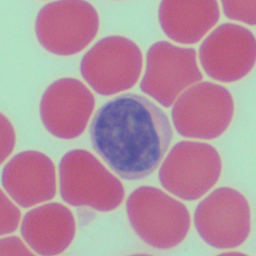
#> input picture Data/sample.png, 256 x 256 px
$ jupyter execute ABC-DISC.ipynb   (shell and % lines are left out)
#> lines starting #> are read from the running program, lines starting #| are printed output that depends on the picture; after the words box and inside, x2 and y2 are one past the last pixel; in counts of white or black regions, pixels touching at a corner belong together
# BMEN 509 Project ABC-DISC

Details/Information

https://www.geeksforgeeks.org/python-blood-cell-identification-using-image-processing/

[cell 1]
# Library Imports
import os
import numpy as np
import matplotlib.pyplot as plt

from skimage import io
from skimage import color
from scipy import signal, ndimage

# Setup Jupyter notebook specifics

# Numpy printing help
np.set_printoptions(precision=2)

[cell 2]
# Constants
data_directory = os.path.join('.', 'Data')
file_names = [
    'sample.png'
]

#Note this is image-4.png from the Kaggle data set available here: https://www.kaggle.com/draaslan/blood-cell-detection-dataset

[cell 3]
# Verify we can find our files
for file_name in file_names:
    name = os.path.join(data_directory, file_name)
    if not os.path.isfile(name):
        os.sys.exit('Cannot find file {}. Please make sure you have downloaded the data'.format(name))
print('Found all image files!')

# Image Enhancement

[cell 4]
# New Libary Imports
import cv2

[cell 5]
#Read original image
filename = os.path.join(data_directory, 'sample.png') #Read file and open image
#filename = os.path.join(data_directory, 'c1.png')
image = cv2.imread(filename)
#> image is the input picture: shape (256, 256, 3); mean B, G, R 160.3, 144.7, 179.1

[cell 6]
# Constrast stretching Function
# Map each intensity level to an output intensity level
def pixelVal(pix, r1, s1, r2, s2):
    if (0 <= pix and pix <= r1):
        return (s1 / r1) * pix
    elif (r1 < pix and pix <= r2):
        return ((s2 - s1) / (r2 - r1)) * (pix - r1) + s1
    else:
        return ((255 - s2) / (255 - r2)) * (pix - r2) + s2

[cell 7]
#Vectorize the function to apply it to each value in the Numpy array
pixelVal_vec = np.vectorize(pixelVal)

[cell 8]
#Apply contrast stretching
# contrast_stretched = pixelVal_vec(gray, r1, s1, r2, s2)
# contrast_stretched_blurM = pixelVal_vec(blurM, r1, s1, r2, s2)

# cv2.imwrite('contrast_stretch.png', contrast_stretched)
# cv2.imwrite('contrast_stretch_blurM.png',
#             contrast_stretched_blurM)

[cell 9]
# [9 lines of commented-out code are left out]

[cell 10]
#Before, we saw the effect of applying each transformation to the original grayscale image
#Now let's try doing all the operations in sequence to obtain an enhanced image

#Convert to grayscale image
gray = cv2.cvtColor(image, cv2.COLOR_BGR2GRAY)
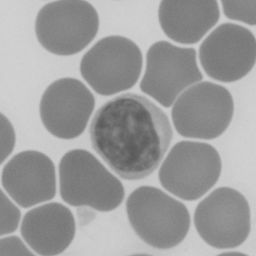
#> gray: shape (256, 256); min 89, max 210, mean 156.8
#cv2.imwrite('gray.png', gray)

#Plot the histogram of the image with 256 bins
plt.hist(gray.ravel(), bins=256); plt.xlabel('Intensity'); plt.ylabel('Count')
plt.title('Histogram of Grayscale Blood Cell Image with 256 Bins')
plt.show()
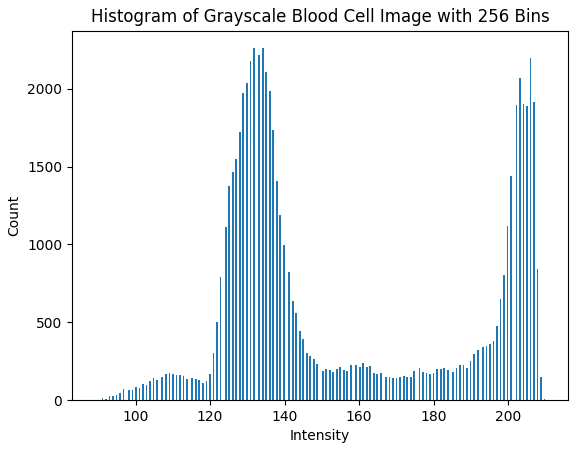
#> figure drawn by matplotlib, 1 panel; tallest bar 2260 high, from x = 133.9 to 134.4

#Apply median filter for smoothing
blurM = cv2.medianBlur(gray, 5)
#cv2.imwrite('blurM.png', blurM)

#Apply Gaussian filter for smoothing
blurG = cv2.GaussianBlur(blurM, (9, 9), 0)
#cv2.imwrite('blurG.png', blurG)

#Histogram equalization
histoNorm = cv2.equalizeHist(blurG)
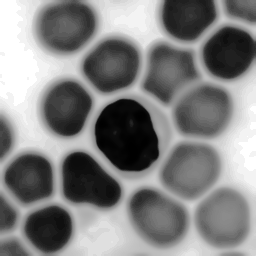
#> histoNorm: shape (256, 256); min 0, max 255, mean 130
#cv2.imwrite('histoNorm.png', histoNorm)

#Contrast Limited Adaptive Histogram Equalization (CLAHE)
clahe = cv2.createCLAHE(clipLimit = 2.0, tileGridSize=(8, 8))
claheNorm = clahe.apply(histoNorm)
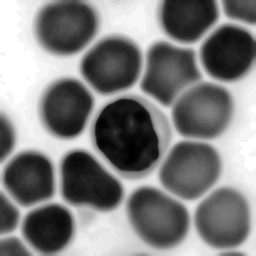
#> claheNorm: shape (256, 256); min 1, max 255, mean 127.1
#cv2.imwrite('claheNorm.png', claheNorm)

#Constrast stretching function has already been defined and vectorized

#Apply contrast stretching
contrast_stretched = pixelVal_vec(claheNorm, 120, 0, 140, 255)
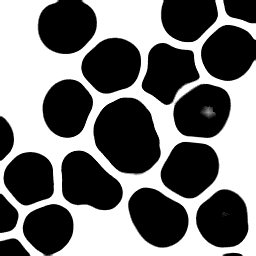
#> contrast_stretched: shape (256, 256) float64; min 0, max 255, mean 114.3
contrast_stretched_Test = pixelVal_vec(claheNorm, 0, 0, 25, 255)
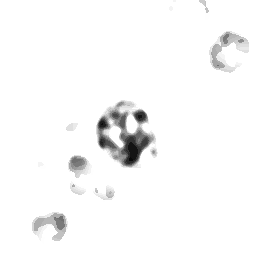
#> contrast_stretched_Test: shape (256, 256) float64; min 10.2, max 255, mean 248.5

#Canny Edge Detection
edge = cv2.Canny( np.uint8(contrast_stretched_Test*255) ,100,200)
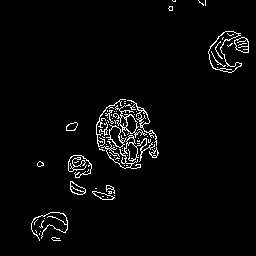
#> edge: shape (256, 256); 3.1% white in thin lines or dots, all inside (x1, y1, x2, y2) = (31, 0, 249, 241)
edge_Test = cv2.Canny( blurM ,100,200)
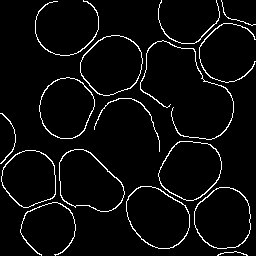
#> edge_Test: shape (256, 256); 4.5% white in thin lines or dots

[cell 11]
#PLOTTING

plt.subplots(1, 2, figsize=(10, 10))
plt.subplot(121); plt.imshow(image); plt.title('Original Image')
plt.subplot(122); plt.imshow(gray,cmap='gray'); plt.title('Gray Scaled Image')
plt.show()
#> figure, not shown here; B, G, R data is drawn as R, G, B
plt.subplots(1,4,figsize=(20,20))
plt.subplot(141); plt.imshow(blurM,cmap='gray'); plt.title('Median Filter/ blurM')
plt.subplot(142); plt.imshow(blurG,cmap='gray'); plt.title('Guassian Filter / blurG')
plt.subplot(143); plt.imshow(histoNorm,cmap='gray'); plt.title('Histogram Equalization')
plt.subplot(144); plt.imshow(claheNorm,cmap='gray'); plt.title('Adaptive Histogram Equalization')
plt.show()

plt.subplots(1,2, figsize=(10,10))
plt.subplot(121); plt.imshow(contrast_stretched,cmap='gray'); plt.title('Final Contrast Stretch')
plt.subplot(122); plt.imshow(contrast_stretched_Test,cmap='gray'); plt.title('Test Contrast Stretch')
plt.show()

plt.subplots(1,2, figsize=(10,10))
plt.subplot(121); plt.imshow(edge,cmap='gray'); plt.title('Final Edge Detection')
plt.subplot(122); plt.imshow(edge_Test,cmap='gray'); plt.title('Test Edge Detection')
plt.show()

# Image Segmentation and Feature Extraction

[cell 12]
#Read enhanced image as grayscale, hence the flag set equal to 0

File = edge
cv2.imwrite('Enhanced.png',File)
img = cv2.imread('Enhanced.png', 0)


plt.imshow(img, cmap='gray')
plt.show()

[cell 13]
#Morphological operations
kernel = np.ones((5, 5), np.uint8)
dilation = cv2.dilate(img, kernel, iterations = 1)
#> dilation: shape (256, 256); 11.8% white; 10 white regions, largest, box (x1, y1, x2, y2) and area: (94, 97, 161, 171) 3549, (206, 29, 251, 75) 1421, (66, 153, 94, 197) 887
closing = cv2.morphologyEx(img, cv2.MORPH_CLOSE, kernel)
#> closing: shape (256, 256); 7.6% white; 12 white regions (1 under 20 px), largest, box (x1, y1, x2, y2) and area: (96, 99, 159, 169) 2729, (208, 31, 249, 73) 945, (68, 155, 92, 178) 407

[cell 14]
#Adaptive thresholding on mean and Gaussian filters
th2 = cv2.adaptiveThreshold(img, 255, cv2.ADAPTIVE_THRESH_MEAN_C,\
                            cv2.THRESH_BINARY, 11, 2)
#> th2: shape (256, 256); 85.5% white; 10 black regions (3 under 20 px), largest, box (x1, y1, x2, y2) and area: (63, 94, 164, 205) 5240, (203, 26, 254, 78) 1824, (26, 207, 73, 246) 1429
th3 = cv2.adaptiveThreshold(img, 255, cv2.ADAPTIVE_THRESH_GAUSSIAN_C,\
                            cv2.THRESH_BINARY, 11, 2)
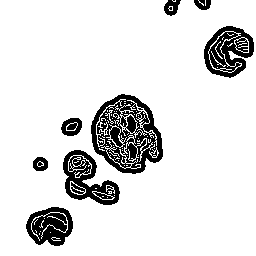
#> th3: shape (256, 256); 87.8% white; 11 black regions (3 under 20 px), largest, box (x1, y1, x2, y2) and area: (91, 94, 163, 174) 3090, (204, 26, 254, 78) 1524, (63, 150, 120, 205) 1468

[cell 15]
#Otsu's thresholding
ret4, th4 = cv2.threshold(img, 0, 255, cv2.THRESH_BINARY + cv2.THRESH_OTSU)
#> ret4 = 0

[cell 16]
#Hough transform with modified circular parameters
#circles = cv2.HoughCircles(img, cv2.HOUGH_GRADIENT, 1.2, 20,
#                           param1 = 50, param2 = 28, minRadius = 1, maxRadius = 20)

# Test
circles = cv2.HoughCircles(img, cv2.HOUGH_GRADIENT, 1.2, 20,
                 param1 = 50, param2 = 28, minRadius = 20, maxRadius = 40)
#> circles = [[108.6, 162.6, 29.96], [126.6, 137.4, 20.84]]

[cell 17]
print(len(circles))
#| 1

[cell 18]
#Read original image to display the circle and centre detection
display = cv2.imread(filename)

# Initialize the list
Cell_count, x_count, y_count = [], [], []

#Circle detection and labelling using Hough transformation
if circles is not None:
        # convert the (x, y) coordinates and radius of the circles to integers
        #circles = np.round(circles[0, :]).astype("int")

        circles = np.uint16(np.around(circles))
#> circles = [[109, 163, 30], [127, 137, 21]]

        # loop over the (x, y) coordinates and radius of the circles
        #for (x, y, r) in circles[0,:]:
        for i in circles[0,:]:
                x = i[0];
                y = i[1];
                r = i[2];
                cv2.circle(display, (x, y), r, (0, 255, 0), 2)
                cv2.rectangle(display, (x - 2, y - 2),
                              (x + 2, y + 2), (0, 128, 255), -1)
                Cell_count.append(r)
                x_count.append(x)
                y_count.append(y)
#> this loop made 2 passes
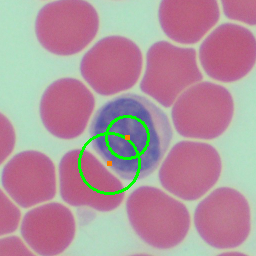
#> display: shape (256, 256, 3); 1.51% of pixels changed, all inside (x1, y1, x2, y2) = (78, 115, 150, 195)
#> after the loop, Cell_count = [30, 21]; x_count = [109, 127]; y_count = [163, 137]
        # [7 lines of commented-out code are left out]
plt.imshow(cv2.cvtColor(display, cv2.COLOR_BGR2RGB))
plt.show()

[cell 19]
#Display the count of white blood cells
print(len(Cell_count))
#| 2

[cell 20]
# Total number of radii
print(Cell_count)
#| [30, 21]

[cell 21]
#Coordinaes of circle
for i in range(len(Cell_count)):
    print('{}: ({},{})\tRadius={}'.format(i, x_count[i], y_count[i], Cell_count[i]) )
#> this loop made 2 passes
#| 0: (109,163)	Radius=30
#| 1: (127,137)	Radius=21

$ run again, with Data/image-1.png copied over Data/sample.png
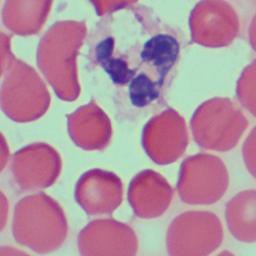
#> input picture Data/image-1.png, 256 x 256 px
#> image is the input picture: shape (256, 256, 3); mean B, G, R 159.5, 143.8, 176.8
#> `edge = cv2.Canny( np.uint8(contrast_stretched_Test*255) ,100,200)`:
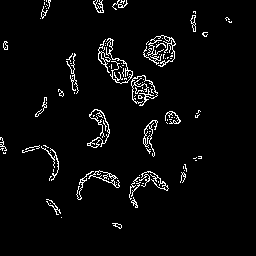
#> edge: shape (256, 256); 3.8% white in thin lines or dots, all inside (x1, y1, x2, y2) = (0, 0, 232, 229)
#> edge_Test: shape (256, 256); 4.8% white in thin lines or dots
#> dilation: shape (256, 256); 14.4% white; 24 white regions, largest, box (x1, y1, x2, y2) and area: (96, 36, 160, 108) 1908, (141, 33, 178, 69) 1018, (127, 169, 171, 210) 841
#> closing: shape (256, 256); 7.9% white; 25 white regions (1 under 20 px), largest, box (x1, y1, x2, y2) and area: (98, 38, 158, 106) 1336, (143, 35, 176, 67) 738, (129, 171, 169, 208) 461
#> th2: shape (256, 256); 78% white; 20 black regions (2 under 20 px), largest, box (x1, y1, x2, y2) and area: (71, 165, 174, 213) 2360, (93, 33, 163, 111) 2219, (138, 106, 186, 162) 1237
#> `th3 = cv2.adaptiveThreshold(img, 255, cv2.ADAPTIVE_THRESH_GAUSSIAN_C,\..`:
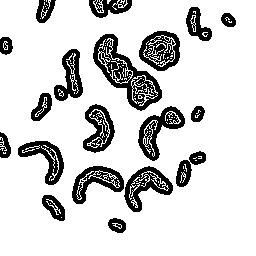
#> th3: shape (256, 256); 83.1% white; 21 black regions (2 under 20 px), largest, box (x1, y1, x2, y2) and area: (93, 34, 162, 111) 1843, (138, 106, 185, 161) 972, (139, 31, 180, 71) 971
#> ret4 = 0
#> circles = None

$ run again, with Data/image-10.png copied over Data/sample.png
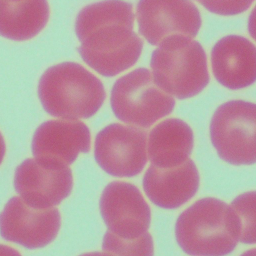
#> input picture Data/image-10.png, 256 x 256 px
#> image is the input picture: shape (256, 256, 3); mean B, G, R 160, 150.5, 183
#> edge: shape (256, 256); 4.2% white in thin lines or dots
#> edge_Test: shape (256, 256); 2.7% white in thin lines or dots
#> dilation: shape (256, 256); 15.9% white; 21 white regions, largest, box (x1, y1, x2, y2) and area: (214, 37, 256, 87) 1594, (37, 123, 88, 159) 1389, (152, 123, 189, 164) 1178
#> closing: shape (256, 256); 9.9% white; 21 white regions (3 under 20 px), largest, box (x1, y1, x2, y2) and area: (216, 39, 256, 85) 1156, (39, 125, 86, 157) 1057, (154, 125, 187, 162) 850
#> th2: shape (256, 256); 78.5% white; 18 black regions (1 under 20 px), largest, box (x1, y1, x2, y2) and area: (16, 120, 91, 209) 2749, (211, 34, 256, 90) 1716, (149, 120, 192, 167) 1377
#> th3: shape (256, 256); 82.7% white; 20 black regions (1 under 20 px), largest, box (x1, y1, x2, y2) and area: (35, 121, 90, 173) 1590, (211, 35, 256, 89) 1468, (149, 120, 192, 167) 1171
#> ret4 = 0
#> `circles = cv2.HoughCircles(img, cv2.HOUGH_GRADIENT, 1.2, 20, param1 = ..`: circles = [[216.6, 66.6, 23]]
#| 1
#> `circles = np.uint16(np.around(circles))`: circles = [[217, 67, 23]]
#> the loop `for i in circles[0,:]:` made 1 pass
#> after the loop `for i in circles[0,:]:`:
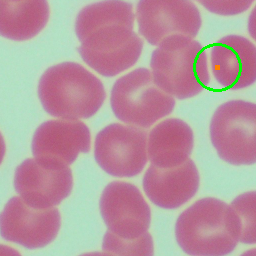
#> display: shape (256, 256, 3); 0.69% of pixels changed, all inside (x1, y1, x2, y2) = (193, 43, 242, 92)
#> after the loop `for i in circles[0,:]:`: Cell_count = [23]; x_count = [217]; y_count = [67]
#| 1
#| [23]
#> the loop `for i in range(len(Cell_count)):` made 1 pass
#| 0: (217,67)	Radius=23
